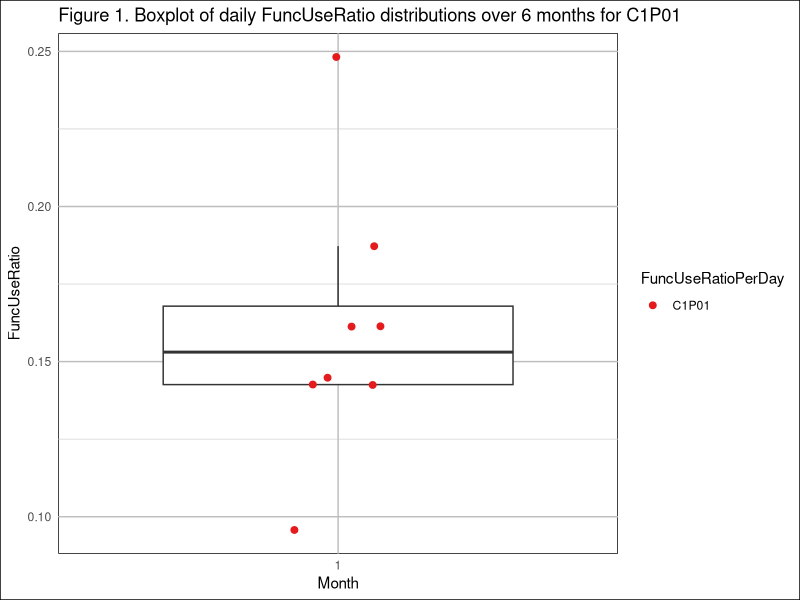
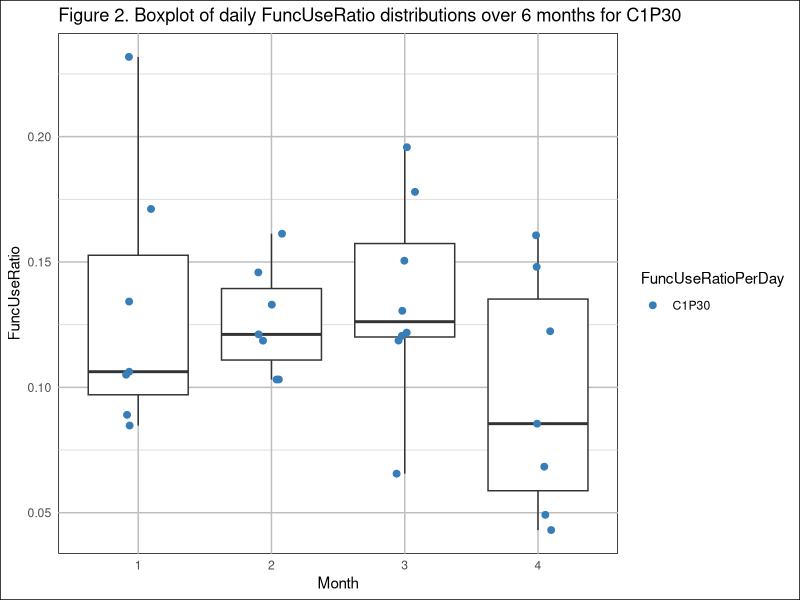
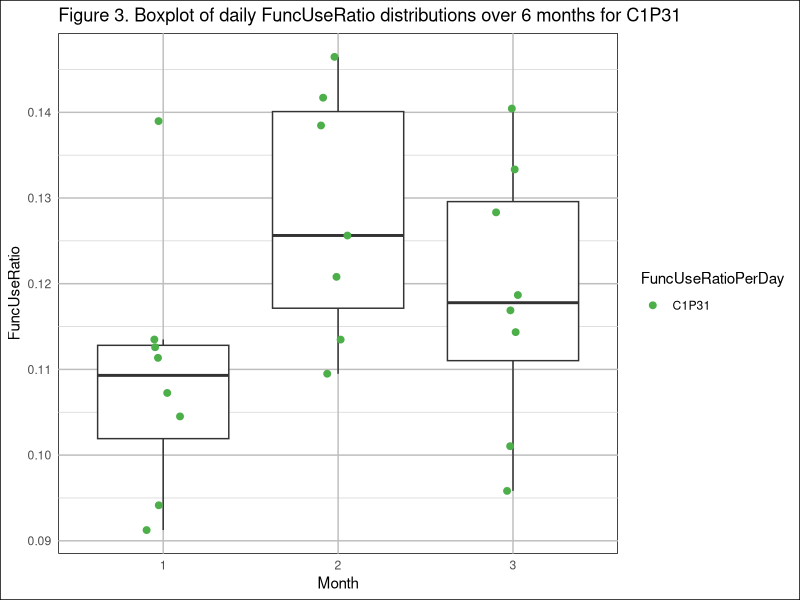
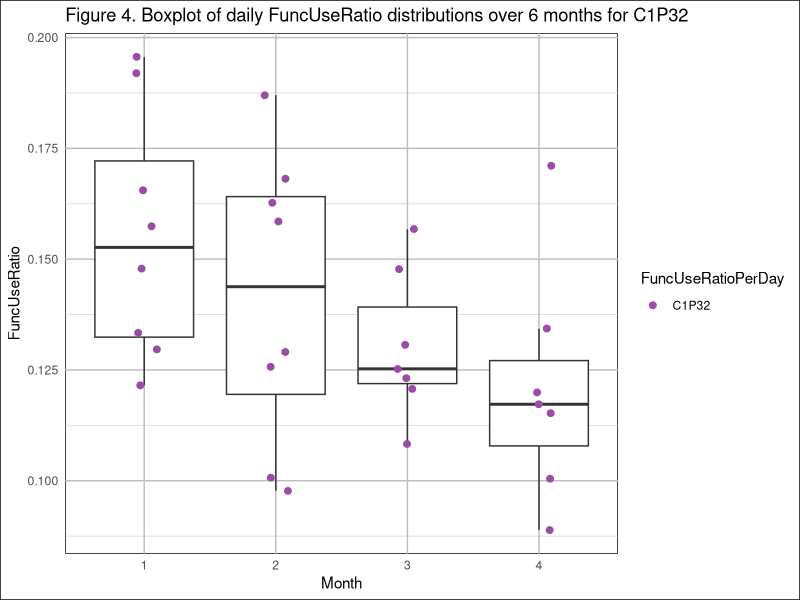
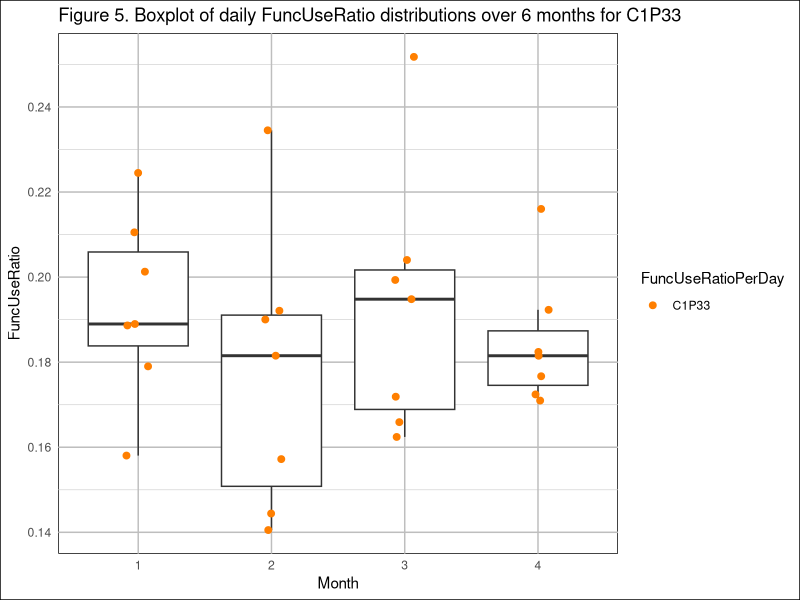

These charts were generated, in order, by the following R code: (Note: this script raises an error after producing the figures.)
## ---- chunk 1
knitr::opts_chunk$set(error = TRUE, warning = FALSE)
## ---- chunk 2
# Install required libraries

# If some of these libraries are already installed and you don't want to install 
# them back, please comment concerned lines in this block

# install.packages("ggplot2")
# install.packages("dplyr")
# install.packages("RColorBrewer")
# install.packages("tidyr")
# install.packages("psych")
# install.packages("knitr")
## ---- chunk 3
# Load required libraries
library(ggplot2)
library(dplyr)
library(RColorBrewer)
library(tidyr)
library(psych)
library(knitr)
## ---- chunk 4
# Load dataset
df_filtered <- read.csv("./data/results_FuncUsePerDay_all_patients_filtered.csv")

# Ensure columns are in the correct format
df_filtered$month <- as.factor(df_filtered$month)
df_filtered$ID <- as.factor(df_filtered$ID)
## ---- chunk 5
# Define colors for patients
colors <- RColorBrewer::brewer.pal(n = length(unique(df_filtered$ID)), name = "Set1")

# Initialize figure counter
figure_number <- 1

# Generate and save plots per patient
for (patient_id in unique(df_filtered$ID)) {
  
  # Filter the data for the current patient
  patient_data <- df_filtered[df_filtered$ID == patient_id, ]
  
  # Create the boxplot for the current patient
  p <- ggplot(patient_data, aes(x = month, y = FuncUseRatio_day, group = month)) +
    geom_boxplot(outlier.shape = NA) +  
    geom_jitter(aes(color = ID), width = 0.1, size = 2) +  
    theme_minimal() +  
    theme(panel.background = element_rect(fill = "white"),  
          plot.background = element_rect(fill = "white"),  
          panel.grid.major = element_line(color = "gray", size = 0.5),  
          panel.grid.minor = element_line(color = "lightgray", size = 0.25),  
          axis.text.x = element_text(angle = 0, hjust = 0.5),  
          panel.grid.major.x = element_line(color = "gray", size = 0.5),  
          panel.grid.minor.x = element_line(color = "lightgray", size = 0.25)) +  
    labs(title = paste0("Figure ", figure_number, ". Boxplot of daily FuncUseRatio distributions over 6 months for ", patient_id),
         x = "Month",  
         y = "FuncUseRatio") +  
    scale_color_manual(values = setNames(colors, unique(df_filtered$ID))) +  
    guides(color = guide_legend(title = "FuncUseRatioPerDay", labels = "FuncUseRatioPerDay"))  
  
  # Save the plot as a PNG file for each patient
  ggsave(paste0("./results/boxplot_FuncUseRatio_", patient_id, ".png"), plot = p, width = 8, height = 6, bg = "white")
  
  # Increment figure number
  figure_number <- figure_number + 1
}
## ---- chunk 6
# Prepare data (mean FuncUseRatio for each patient and month)
monthly_means_df <- df_filtered %>%
  group_by(ID, month) %>%
  summarise(mean_FuncUseRatio = mean(FuncUseRatio_day, na.rm = TRUE))
## ---- chunk 7
# Long format table
kable(monthly_means_df, caption = "**Table 1.** Mean FuncUseRatio by patient and month (long format)")

# Convert long to wide data format
wide_monthly_means_df <- monthly_means_df %>%
  pivot_wider(names_from = month, values_from = mean_FuncUseRatio)

# Wide format table
kable(wide_monthly_means_df, caption = "**Table 2.** Mean FuncUseRatio by patient and month (wide format)")
## ---- chunk 8
# Calculate ICC
icc_result <- ICC(wide_monthly_means_df[ , -1])
## ---- chunk 9
# Print the ICC results
kable(icc_result$results[icc_result$results$type == "ICC2", ], 
      caption = "**Table 3.** ICC results for FuncUseRatio over six-months")
## ---- chunk 10
# Calculate the CV based on monthly means for each patient
cv_results <- monthly_means_df %>%
  group_by(ID) %>%
  summarise(
    mean = mean(mean_FuncUseRatio),  
    SD = sd(mean_FuncUseRatio),  
    CV = (SD / mean) * 100  
  )
## ---- chunk 11
# Save the table in a .csv file
write.csv(cv_results, "./results/cv_results.csv", row.names = FALSE)

# CV results table (HTML file)
kable(cv_results, caption = "**Table 4.** Coefficient of Variation (CV) results")

# CV results table (Rstudio)
if (interactive()) {
  print(cv_results)
}
